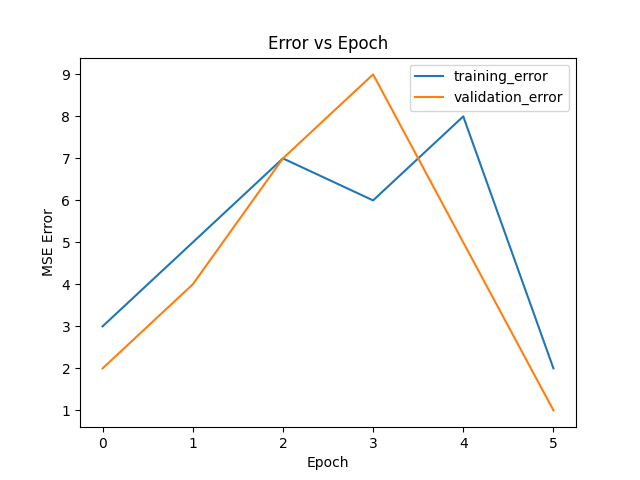

The Python source for this figure:
import matplotlib.pyplot as plt
train = [3,5,7,6,8,2]
val = [2,4,7,9,5,1]
plt.plot(train, label='training_error')
plt.plot(val, label='validation_error') 
plt.xlabel("Epoch")
plt.ylabel("MSE Error")
plt.title("Error vs Epoch")
plt.legend()
plt.savefig('caogao.png')
plt.show()
